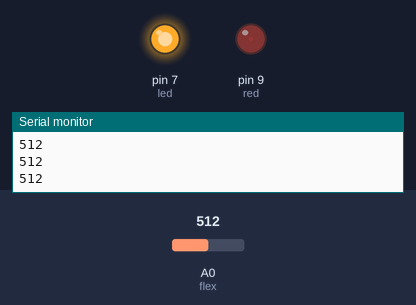
The sketch below on a simulated Arduino Uno, built with avr-gcc and run on an emulated ATmega328P. On the bench: output pins drawn as LEDs (lit = HIGH), the last lines printed to the serial monitor. The inputs (shaded band) are chosen by the test bench; at power-on: A0 (flex) = 512.

Above: at 1.3 s.
1.4 s: A0 (flex) set to 716
At 1.9 s:
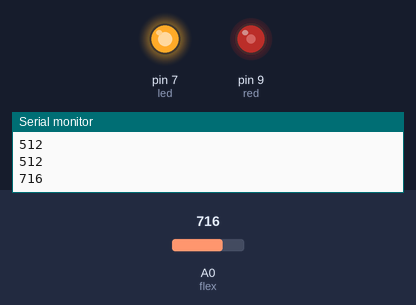
3.0 s: A0 (flex) set to 749
At 4.2 s:
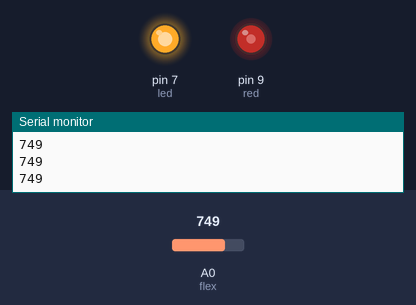
4.5 s: A0 (flex) set to 763
At 5.5 s:
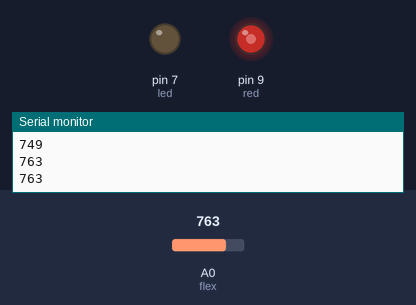
6.0 s: A0 (flex) set to 900
At 6.7 s:
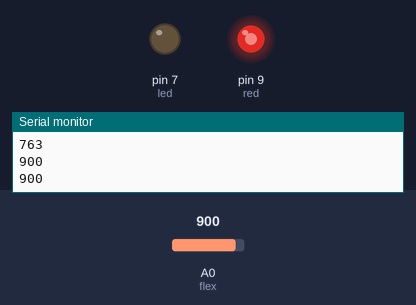
7.5 s: A0 (flex) set to 306
At 7.9 s:
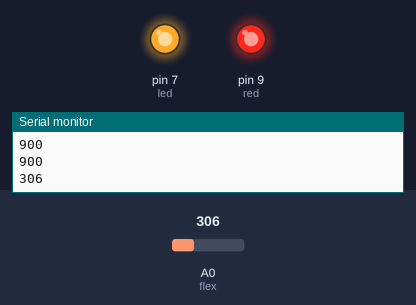
9.0 s: A0 (flex) set to 486
10.5 s: A0 (flex) set to 498
At 11.4 s:
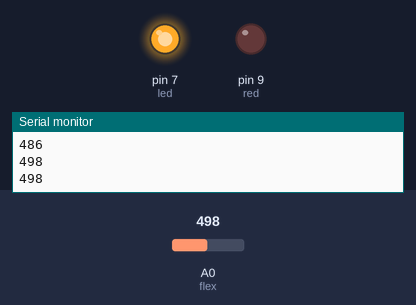
Timing chart, 0 to 13.0 s (numbered marks = the images above; inputs shaded):
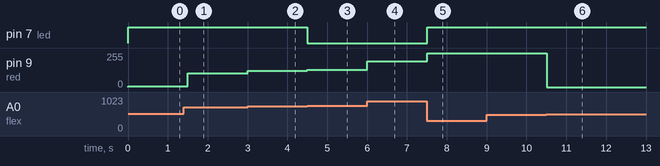

The sketch:

TP2EJ7.ino
```cpp
/*7.  Utilice un sensor flex y dos led en los cuales a cada uno le deberá variar la intensidad dependiendo del valor obtenido del sensor,
 uno indicara la fuerza que está ejerciendo sobre el sensor y el otro la resistencia del sensor.*/

void setup() {
    Serial.begin(9600);
    pinMode(A0, INPUT);//flex
    pinMode(9, OUTPUT);//red
    pinMode(7, OUTPUT);//led
}

void loop() {
    int valor = analogRead(A0);
    Serial.println(valor);
    int value = map(valor, 500, 1023, 0, 255);
    intensidad(value);
}

void intensidad(int x){
    analogWrite(9, x);
    int aux = (255-x);
    analogWrite(7, aux);
    delay(500);
}
```

Measured:
- the behaviour switches between 762 and 763 on A0 (flex) (found by bisection; images 2 and 3)
- the behaviour switches between 497 and 498 on A0 (flex) (found by bisection; images 5 and 6)
- after the input at 1.4 s, pin 9 (red): 5/255 → 105/255 after 0.10 s
- after the input at 3.0 s, pin 9 (red): 105/255 → 121/255 at once
- after the input at 4.5 s, pin 7 (led): HIGH → LOW at once; pin 9 (red): 121/255 → 128/255 at once
- after the input at 6.0 s, pin 9 (red): 128/255 → 195/255 at once
- after the input at 7.5 s, pin 7 (led): LOW → HIGH at once; pin 9 (red): 195/255 → 255/255 at once
- after the input at 10.5 s, pin 9 (red): 255/255 → 0/255 at once
